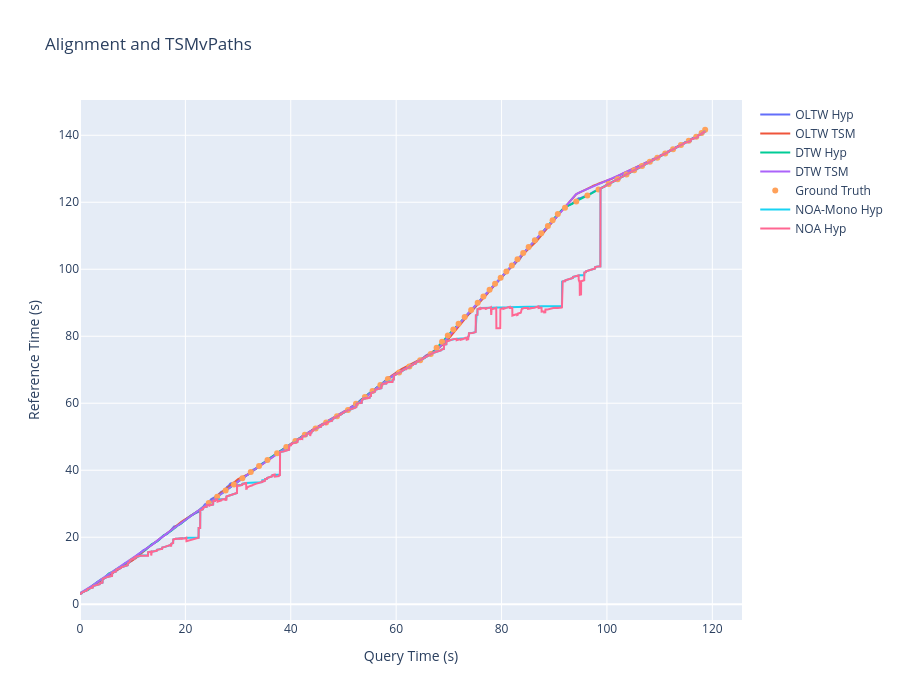

Here is the notebook cell this chart was saved with:
### Code cell
# Create a figure
fig = go.Figure()
fig.update_layout(
    title='Alignment and TSMvPaths',
    xaxis_title='Query Time (s)',
    yaxis_title='Reference Time (s)',
    width=900,
    height=700
)
fig.add_trace(go.Scatter(
    x=match_hyp[0], y=match_hyp[1], mode='lines', name='OLTW Hyp'
))
fig.add_trace(go.Scatter(
    x=match_tsm[0], y=match_tsm[1], mode='lines', name='OLTW TSM'
))
fig.add_trace(go.Scatter(
    x=dtw_hyp[0], y=dtw_hyp[1], mode='lines', name='DTW Hyp'
))
fig.add_trace(go.Scatter(
    x=dtw_tsm[0], y=dtw_tsm[1], mode='lines', name='DTW TSM'
))
fig.add_trace(go.Scatter(
    x=gt[0], y=gt[1], mode='markers', name='Ground Truth'
))
fig.add_trace(go.Scatter(
    x=noa_mono_hyp[0], y=noa_mono_hyp[1], mode='lines', name='NOA-Mono Hyp'
))
fig.add_trace(go.Scatter(
    x=noa_hyp[0], y=noa_hyp[1], mode='lines', name='NOA Hyp'
))

fig.show()

### Figure 1 — Plotly figure (JSON) as saved in the notebook; plotly's stock layout.template omitted (floating-point values rounded to 4 significant figures; data arrays with more than 128 entries replaced by an {"elided": "..."} marker saying what was removed)
{"data": [{"mode": "lines", "name": "OLTW Hyp", "type": "scatter", "x": {"elided": "8175 float values"}, "y": {"elided": "8175 float values"}}, {"mode": "lines", "name": "OLTW TSM", "type": "scatter", "x": {"elided": "5109 float values"}, "y": {"elided": "5109 float values"}}, {"mode": "lines", "name": "DTW Hyp", "type": "scatter", "x": {"elided": "3934 float values"}, "y": {"elided": "3934 float values"}}, {"mode": "lines", "name": "DTW TSM", "type": "scatter", "x": {"elided": "5110 float values"}, "y": {"elided": "5110 float values"}}, {"mode": "markers", "name": "Ground Truth", "type": "scatter", "x": [24.44, 26.03, 27.64, 29.21, 30.81, 32.41, 33.98, 35.58, 37.4, 39.15, 40.88, 42.67, 44.71, 46.71, 48.77, 50.85, 52.38, 54.07, 55.51, 57.0, 58.43, 60.56, 62.51, 64.56, 66.57, 67.68, 68.7, 69.8, 70.85, 71.85, 73.0, 74.23, 75.48, 76.56, 77.73, 78.77, 79.84, 80.91, 81.96, 83.03, 84.11, 85.14, 86.33, 87.54, 88.8, 89.69, 90.68, 92.04, 94.18, 96.29, 98.4, 100.3, 102.0, 103.7, 105.2, 106.7, 108.1, 109.6, 111.1, 112.5, 114.0, 115.5, 117.0, 118.0, 118.6], "y": [30.24, 32.08, 33.93, 35.75, 37.59, 39.43, 41.24, 43.08, 45.05, 46.92, 48.75, 50.6, 52.44, 54.23, 56.08, 57.96, 59.81, 61.88, 63.66, 65.47, 67.22, 69.19, 70.99, 72.86, 74.71, 76.56, 78.33, 80.22, 82.02, 83.74, 85.73, 87.84, 89.99, 91.86, 93.87, 95.66, 97.49, 99.34, 101.1, 103.0, 104.8, 106.6, 108.7, 110.8, 112.9, 114.6, 116.5, 118.4, 120.2, 122.0, 123.8, 125.4, 126.9, 128.3, 129.6, 130.8, 132.1, 133.3, 134.6, 135.8, 137.1, 138.4, 139.6, 140.7, 141.6]}, {"mode": "lines", "name": "NOA-Mono Hyp", "type": "scatter", "x": {"elided": "5106 float values"}, "y": {"elided": "5106 float values"}}, {"mode": "lines", "name": "NOA Hyp", "type": "scatter", "x": {"elided": "5106 float values"}, "y": {"elided": "5106 float values"}}], "layout": {"height": 700, "title": {"text": "Alignment and TSMvPaths"}, "width": 900, "xaxis": {"title": {"text": "Query Time (s)"}}, "yaxis": {"title": {"text": "Reference Time (s)"}}}}
